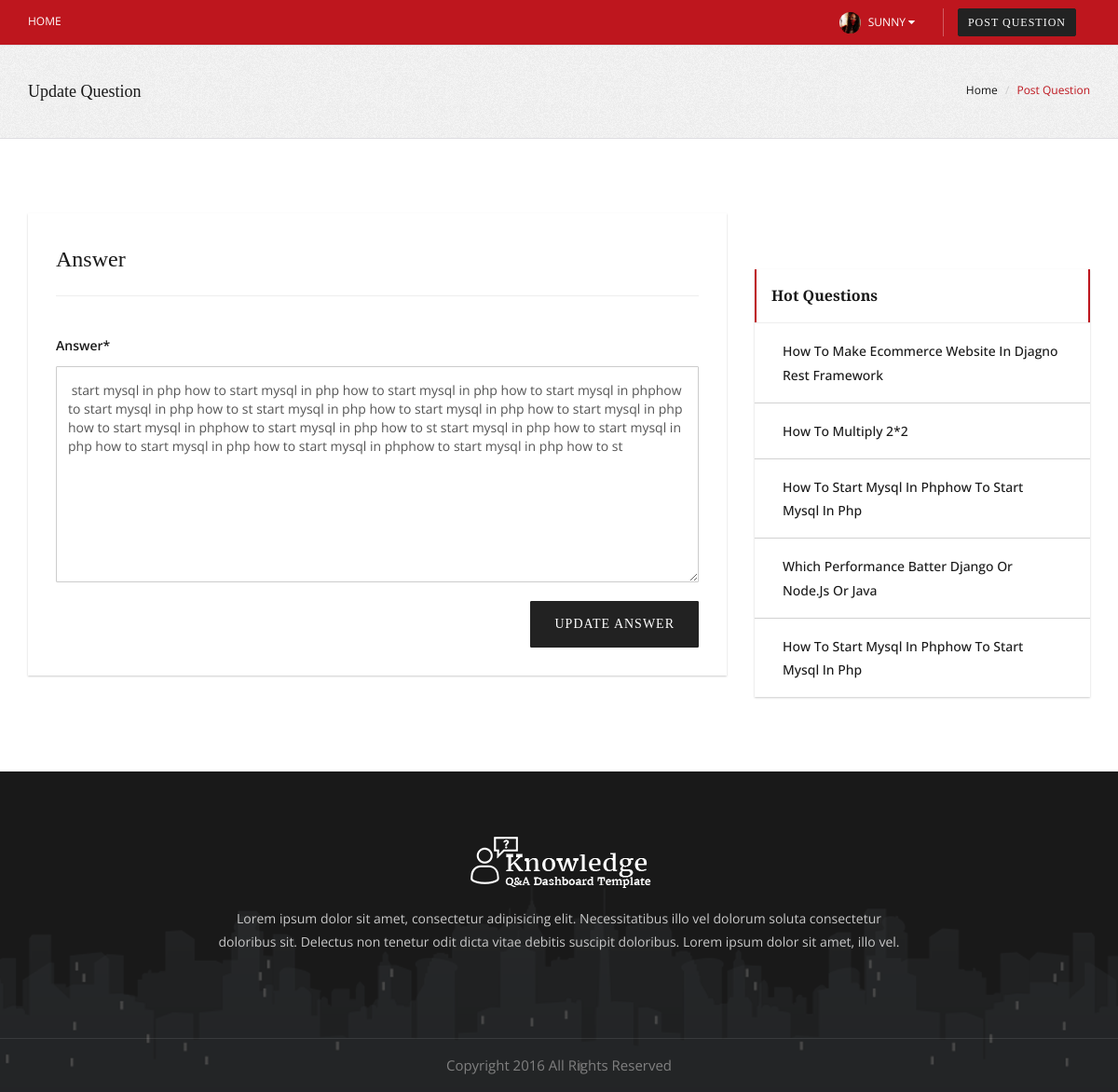
Before: /answer/update/6/ (signed in) with the older database file.
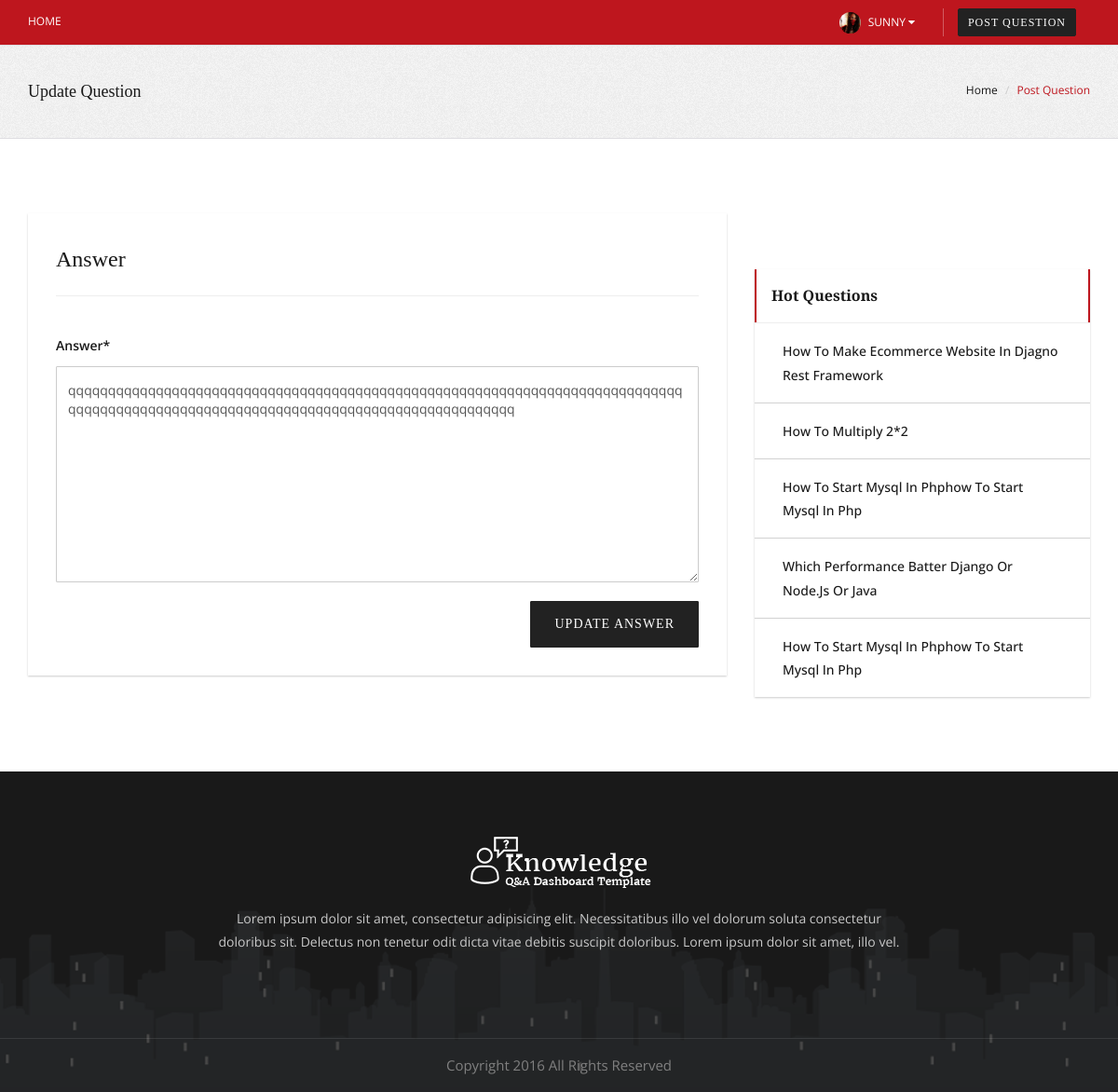
After: the same page with the newer database file.
### core/models.py (models this page shows)
class Answer(models.Model):
    question = models.ForeignKey(to=Question, on_delete=models.CASCADE, null=False, blank=False)
    answer_by = models.ForeignKey(to=Profile, on_delete=models.CASCADE, null=False, blank=False)
    answer = models.TextField(max_length=255, null=False, blank=False)
    create_at = models.DateField(auto_now_add=True)

### core/views.py (the view)
# urls.py: path("answer/update/<int:pk>/", AnswerUpdateView.as_view(), name="ans_update"),
class AnswerUpdateView(LoginRequiredMixin,UserPassesTestMixin, UpdateView):
    model = Answer
    fields = ['answer',]
    template_name = "core/answer_update.html"
    success_url = reverse_lazy('home')
    def test_func(self):
        return self.get_object().answer_by.user == self.request.user
    def get_context_data(self, **kwargs):
        data = super(AnswerUpdateView, self).get_context_data(**kwargs)
        hot_que = Question.objects.all().order_by('-id')[:5]
        data['hot_que'] = hot_que
        return data

### core/templates/core/answer_update.html (shortened to what this page needs)
{% extends 'core/base.html' %}
{% load crispy_forms_tags %}
{% block content %}
    <section class="page-title">
      <div class="container">
        <div class="row">
          <div class="col-md-6 col-sm-7 co-xs-12 text-left">
            <h1>Update Question</h1>
          </div>
          <div class="col-md-6 col-sm-5 co-xs-12 text-right">
            <div class="bread">
              <ol class="breadcrumb">
                <li><a href="#">Home</a>
                </li>
                <li class="active">Post Question</li>
              </ol>
            </div>
          </div>
        </div>
      </div>
    </section>
    <section class="section-padding-80 white" id="post-question">
      <div class="container">
        <div class="row">
          <div class="col-sm-12 col-md-8 ">
            <div class="box-panel">
              <h2>Answer</h2>
              <hr>
              <form method="POST" class="margin-top-40">
                {{form | crispy}}
                <button class="btn btn-primary pull-right" type="submit">Update Answer</button>
              </form>
            </div>
          </div>
          <div class="col-sm-12 col-xs-12 col-md-4">
            <div class="side-bar">
              <div class="widget">
                <div class="recent-comments">
                  <h2>Hot Questions</h2>
                  <hr class="widget-separator no-margin">
                  <ul>
                    {% for que in hot_que %}
                    <li><a href="{% url 'detail' que.id %}">{{que.question_title}}</a>
                    </li>
                    {% endfor %}
                  </ul>
                </div>
              </div>
            </div>
          </div>
        </div>
      </div>
    </section>
{% endblock %}

Changed rows visible on the page:
changed Answer: answer "start mysql in php how to start mysql in php how to start mysql in php how to start mysql in phphow to start mysql in php how to st start mysql in php how to start mysql in php how to start mysql in php how to start mysql in phphow to start mysql in php how to st start mysql in php how to start mysql in php how to start mysql in php how to start mysql in phphow to start mysql in php how to st" → "qqqqqqqqqqqqqqqqqqqqqqqqqqqqqqqqqqqqqqqqqqqqqqqqqqqqqqqqqqqqqqqqqqqqqqqqqqqqqqqqqqqqqqqqqqqqqqqqqqqqqqqqqqqqqqqqqqqqqqqqqqqqqqqqqqqqq"
